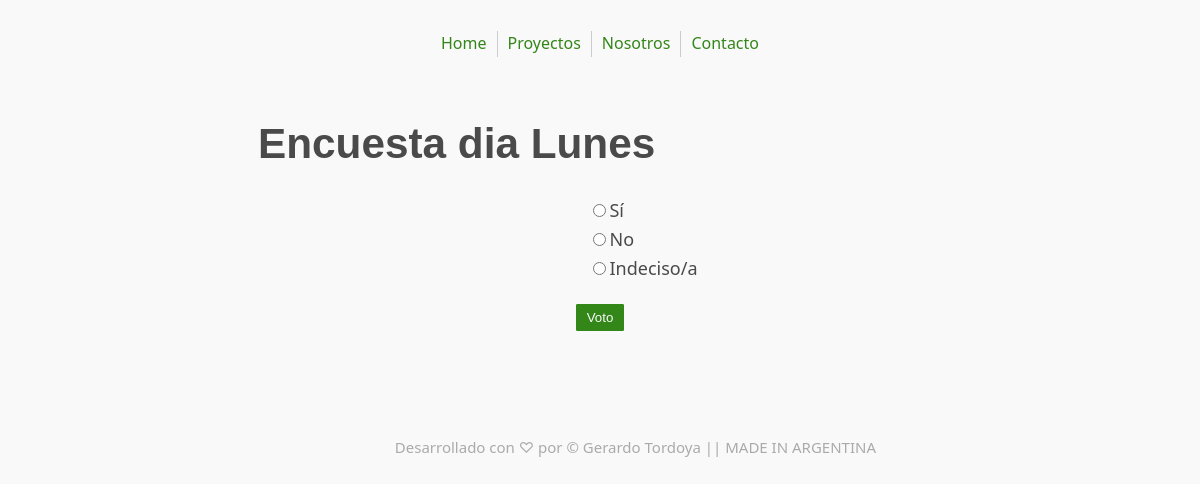
The page /2/detalle/ on the database its author committed.
### encuestas/models.py (models this page shows, shortened)
class Encuesta(models.Model):
    texto_encuesta = models.CharField(max_length=200)
    fecha_publicacion = models.DateTimeField('Fecha de publicación')
    def es_reciente(self):
        es_ahora = timezone.now()
        return es_ahora - datetime.timedelta(days=3) <= self.fecha_publicacion <= es_ahora
    es_reciente.admin_order_field = 'fecha_publicacion'
    es_reciente.boolean = True
    es_reciente.short_description = '¿Publicado recientemente?'

class Opciones(models.Model):
    la_encuesta = models.ForeignKey(Encuesta, on_delete=models.CASCADE)
    texto_opcion = models.CharField(max_length=200)
    los_votos = models.IntegerField(default=0)

### encuestas/views.py (the view)
# urls.py: path('detalle/', views.DetalleView.as_view(), name='detalle'),
class DetalleView(generic.DetailView):
        model = Encuesta
        template_name = 'encuestas/detalle.html'
        def get_queryset(self):
            return Encuesta.objects.filter(fecha_publicacion__lte=timezone.now())

### encuestas/templates/encuestas/detalle.html (shortened to what this page needs)
{% extends "base.html" %}
{% block content %}
<h1>{{ encuesta.texto_encuesta }}</h1>
<form action="{% url 'encuestas:voto' encuesta.id %}" method="post">
    {% for opcion in encuesta.opciones_set.all %}
    <input type="radio" name="opcion" id="opcion{{ forloop.counter }}" value="{{ opcion.id }}">{{ opcion.texto_opcion }}
    {% endfor %}
    <div>
        <input type="submit" value="Voto">
    </div>
</form>
{% endblock %}

### encuestas/static/encuestas/style.css (style rules this page uses)
html { font-family: system-ui, -apple-system, BlinkMacSystemFont, "Segoe UI", Roboto, Oxygen, Ubuntu, Cantarell, "PT Sans", "Open Sans", "Fira Sans", "Droid Sans", "Helvetica Neue", Helvetica, Arial, sans-serif; font-size: 62.5%; line-height: 1.4; -webkit-overflow-scrolling: touch; }
body { font-size: 1.8rem; line-height: 1.618; max-width: 38em; margin: auto; color: #4a4a4a; background-color: #f9f9f9; padding: 13px; }
h1, h2, h3, h4, h5, h6 { line-height: 1.1; font-family: Verdana, Geneva, sans-serif; font-weight: 700; overflow-wrap: break-word; word-wrap: break-word; -ms-word-break: break-all; word-break: break-word; -ms-hyphens: auto; -moz-hyphens: auto; -webkit-hyphens: auto; hyphens: auto; }
h1 { font-size: 2.35em; }
div { text-align: center; margin-top: 1em; }
.button, button, input[type="submit"], input[type="reset"], input[type="button"] { display: inline-block; padding: 5px 10px; text-align: center; text-decoration: none; white-space: nowrap; background-color: #338618; color: #f9f9f9; border-radius: 1px; border: 1px solid #338618; cursor: pointer; box-sizing: border-box; }

### rows shown on the page
Encuesta: texto_encuesta "Encuesta dia Lunes"
Opciones: texto_opcion "Sí"
Opciones: texto_opcion "No"
Opciones: texto_opcion "Indeciso/a"
